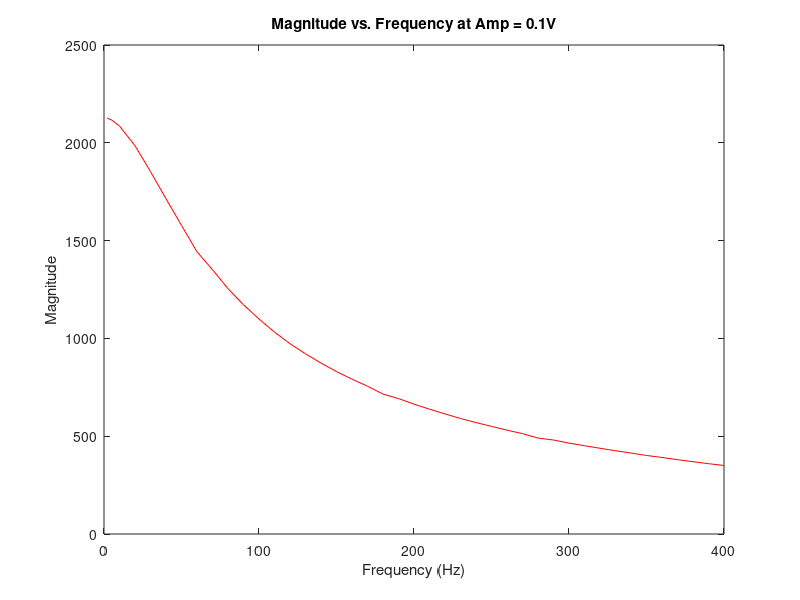
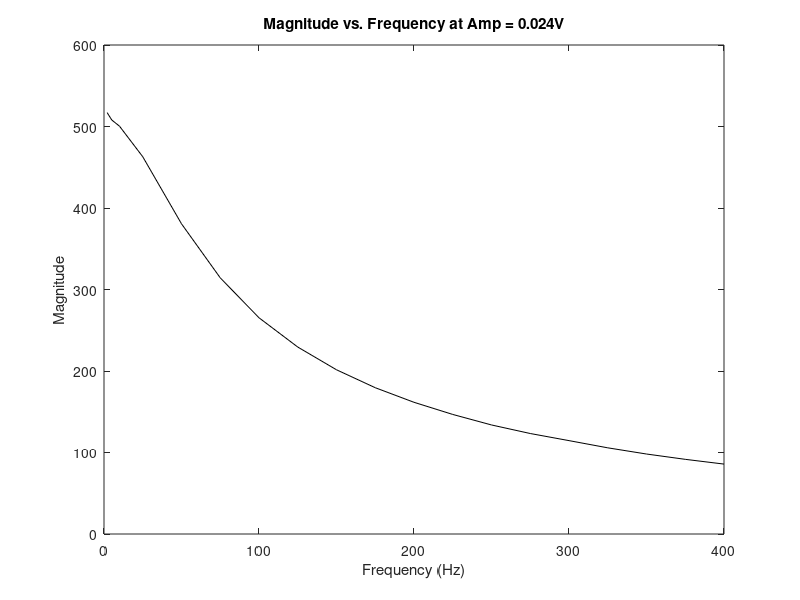

Write the MATLAB code that produced these figures, in order.
clf

f1 = zeros(1, 42);
f1(1) = 2;
f1(2) = 5;

for n = 1:40
    f1(n+2) = 10*n;
end

m1 = [2127 2116 2086 1985 1853 1714 1578 1443 1351 1254.6 1172.0...
    1099.2 1032.2 973.1 921.0 874.0 830.5 791.8 755.7 715.3 692.4...
    663.8 638.2 614.0 590.6 569.7 550.3 530.9 513.1 490.5 480.4 464.8...
    451.5 438.3 425.6 413.9 401.5 391.3 380.1 369.7 359.6 350.2];

figure(1)
plot(f1, m1, 'r')
xlabel('Frequency (Hz)')
ylabel('Magnitude')
title('Magnitude vs. Frequency at Amp = 0.1V')

f2 = zeros(1, 19);
f2(1) = 2;
f2(2) = 5;
f2(3) = 10;

for m = 1:16
    f2(m+3) = 25*m;
end

m2 = [517.1 508 500.4 462.9 380.6 314.3 265.3 229.4 201.5 179.5...
    161.6 146.7 133.8 123.3 114.58 105.74 98.14 91.62 85.79];
figure(2)
plot(f2, m2, 'k')
xlabel('Frequency (Hz)')
ylabel('Magnitude')
title('Magnitude vs. Frequency at Amp = 0.024V')
